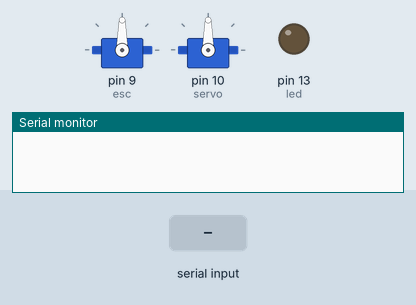
A sketch run on a simulated Arduino Uno, built with avr-gcc and run on an emulated ATmega328P. Parts: 2 × servo, output pins drawn as LEDs (lit = HIGH), the last lines printed to the serial monitor. Inputs (shaded band) come from the test bench.

Above: at 2.2 s.
2.3 s: "mot\n" received over Serial
At 3.5 s:
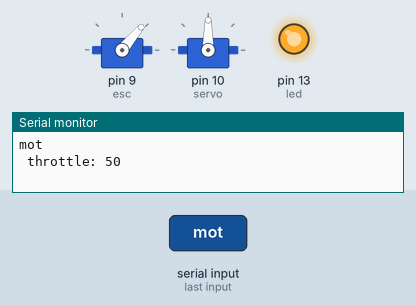
3.8 s: "ser\n" received over Serial
At 4.6 s:
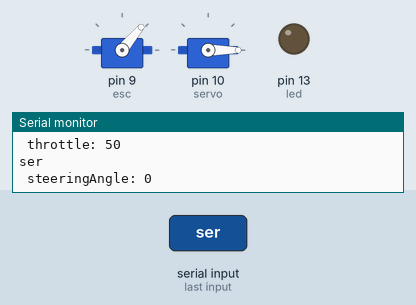
5.3 s: byte 10 ('\n') received over Serial
At 5.7 s:
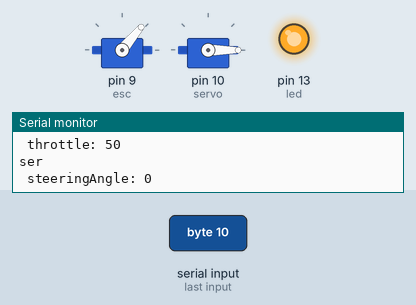
6.8 s: "90,45\n" received over Serial
At 8.0 s:
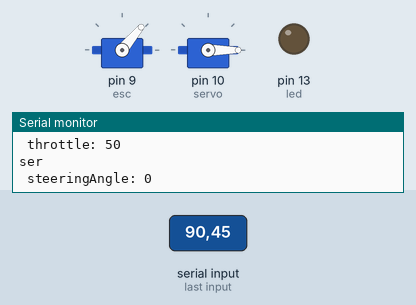
8.3 s: "30,150\n" received over Serial
At 9.2 s:
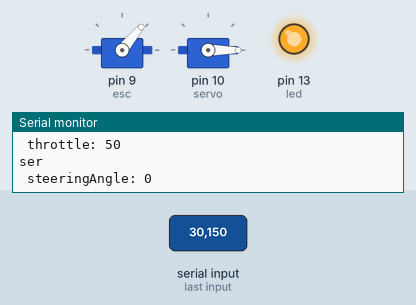
Timing chart, 0 to 10.8 s (numbered marks = the images above; inputs shaded):
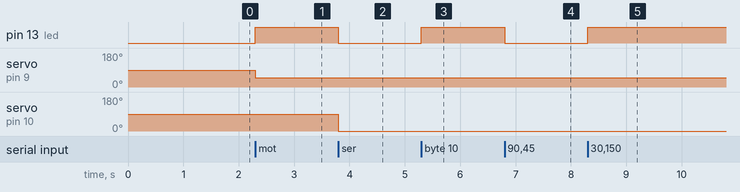

The sketch:

CarControl_nano.ino
```cpp
#include <Servo.h>


int convertStringToInt(String text);

Servo esc;
Servo servo;


int led = 13;
bool led_on = false;

int throttle = 90;
int steeringAngle = 90;
String command;
String action;

String inString;
bool stringComplete = false;


void setup() {
  esc.attach(9, 1000, 2000);
  delay(500);
  esc.write(90);
  delay(500);

  servo.attach(10);
  Serial.begin(115200);

  pinMode(led, OUTPUT);
}

void loop() {

  if (stringComplete){
      toggleLed();
      stringComplete = false;
      command = String(inString);

      if (command.length() > 2){
        action = command.substring(0, 3);
        //Serial.println("action: " + action + "|");
        if (action == "mot") {
          throttle = convertStringToInt(command.substring(3));
            if (throttle > 90)
              throttle = min(throttle, 140);
            else
              throttle = max(throttle, 50);

            esc.write(throttle);
            Serial.println(inString + " throttle: " + String(throttle));

          } else if (action == "ser") {
          steeringAngle = convertStringToInt(command.substring(3));
            if (steeringAngle > 90)
              steeringAngle = min(steeringAngle, 180);
            else
              steeringAngle = max(steeringAngle, 0);
            servo.write(steeringAngle);
            Serial.println(inString + " steeringAngle: " + String(steeringAngle));
          }
      }

        inString = String();

    }

}


void serialEvent() {
  while (Serial.available()) {
    // get the new byte:
    char inChar = (char)Serial.read();
    inString += inChar;

    if (inChar == '\n') {
      stringComplete = true;
    }
  }
}

int convertStringToInt(String text) {

  int arr[text.length()];
  int i;
  int convertedCharValue;


  for (i = 0 ; i < text.length() ; i++) {
    convertedCharValue = text[i] - '0';
    if (convertedCharValue >= 0 && convertedCharValue < 10)
      arr[i] = convertedCharValue;
    else
      break;
  }
  int finalValue = 0;
  for (int j = 0; j < i; j++) {
    finalValue = finalValue * 10 + arr[j];
  }
  return finalValue;
}


void toggleLed(){
  if(led_on){
    led_on = false;
    digitalWrite(led, LOW);
  }

   else{
    led_on = true;
    digitalWrite(led, HIGH);
   }

}
```

Measured:
- after the input at 2.3 s, pin 13 (led): LOW → HIGH at once; servo on pin 9 (esc): 90° → 50° at once
- after the input at 3.8 s, pin 13 (led): HIGH → LOW at once; servo on pin 10 (servo): 90° → 0° at once
- after the input at 5.3 s, pin 13 (led): LOW → HIGH at once
- after the input at 6.8 s, pin 13 (led): HIGH → LOW at once
- after the input at 8.3 s, pin 13 (led): LOW → HIGH at once
